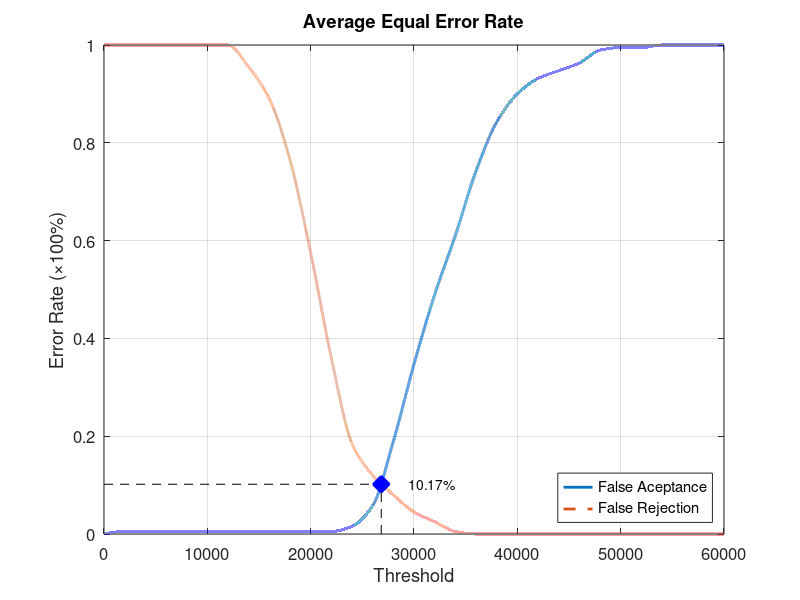
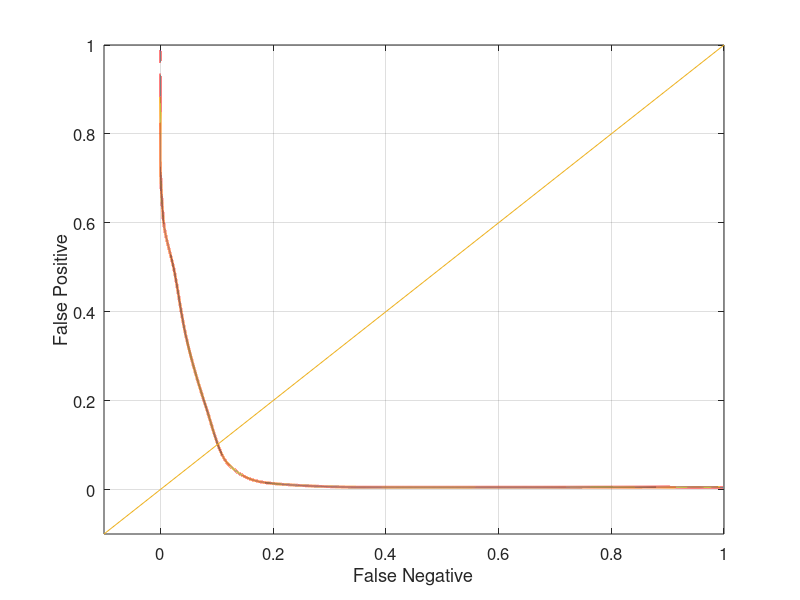

MATLAB code to generate these figures, in order:
function yEER = Database5_1
close all;
clear;
clc;
x = 0:2000:60000;
xq = 0:0.5:60000;

y0 = [0 0.00526316 0.00526316 0.00526316 0.00526316 0.00526316 0.00526316 0.00526316 0.00526316 0.00526316 0.00526316 0.00526316 0.0157895 0.0578947 0.189474 0.347368 0.489474 0.610526 0.742105 0.842105 0.9 0.931579 0.947368 0.963158 0.989474 0.994737 0.994737 1 1 1 1];
yy0 = interp1(x, y0, xq, 'pchip');
y1 = [1 1 1 1 1 1 1 0.955 0.89 0.765 0.575 0.36 0.185 0.12 0.08 0.045 0.025 0.005 0 0 0 0 0 0 0 0 0 0 0 0 0];
yy1 = interp1(x, y1, xq, 'pchip');

% Calculating EER: 
y2 = abs(y0 - y1);
find(y2 == min(y2))
yy2 = abs(yy0 - yy1);
xEER = find(yy2 == min(yy2));
xEERIndex = xq(xEER) % X-axis EER
yEER = yy0(xEER) % Y-axis EER

main = figure
plot(xq, yy0,'-','LineWidth', 2);	hold on
plot(xq, yy1,'--','LineWidth', 2);	hold on
plot([xEERIndex xEERIndex], [0 yEER], 'k--');	hold on
plot([0 xEERIndex], [yEER yEER], 'k--');	hold on
plot(xEERIndex, yEER, 'bx', 'LineWidth', 10);	hold on
text(xEERIndex + 10 * xEERIndex / 100, yEER, [num2str(round((10000 * yEER)) / 100) '%'])
legend('False Aceptance', 'False Rejection', 'Location', 'SouthEast')
xlabel('Threshold')
ylabel('Error Rate (\times100%)')
title('Average Equal Error Rate')
set(gca, 'FontSize', 12)
axis([0 60000 0 1])
grid on

print(main, 'Database5_1Main', '-dpng');
FNRxFPR = figure('Color', [1 1 1]);
plot(yy1, yy0, '-', yy1, yy0, 'LineWidth', 2);
hold on
y = -0.1:0.1:1
plot(y, y); 
set(gca, 'FontSize', 12)
xlabel('False Negative')
ylabel('False Positive')
axis([-0.1 1 -0.1 1])
set(gca, 'FontSize', 12)
grid on

print(FNRxFPR, 'Database5_1FNRxFPR','-dpng');
end
